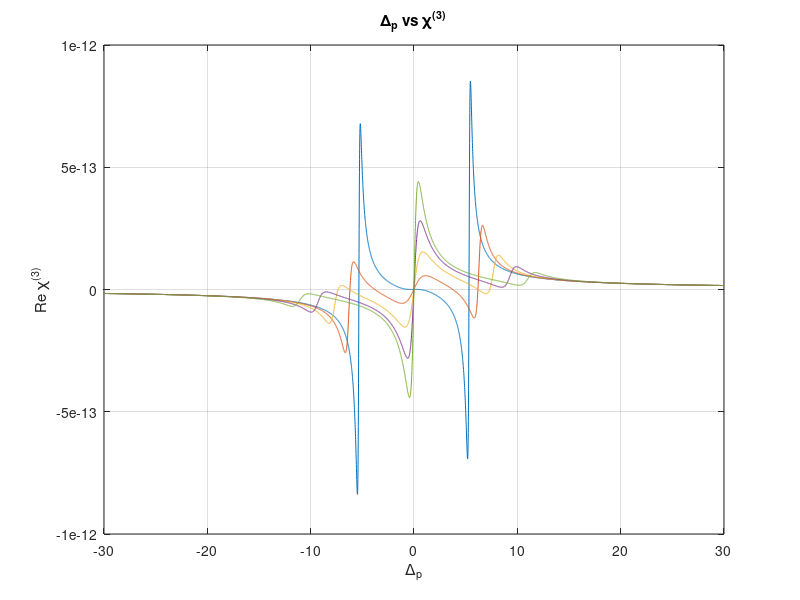

MATLAB code to generate this figure:
clear;
close all;
deltap=-3*10^12:0.001*10^12:3*10^12;
deltac1=1.0*10^9;
deltac2=2.0*10^9;
omega_c=5.0*10^11;
g21=2.0*10^9;
g31=1.0*10^9;
g41=4.2*10^11;
K=1.4*10^17;
omegap=10.08*10^14;
omega_d=2*10^11;
c=3*10^8;
Delta1 = deltap; 
Delta2 = Delta1 +deltac1;
Delta3 = Delta2 +deltac2; 
Dp = (Delta2 + 1i*g31/2) .* (Delta3 + 1i*g41/2) - abs(omega_d)^2;
D = (Delta1 + 1i*g21/2) .* (Delta2 + 1i*g31/2) .* (Delta3 + 1i*g41/2)- abs(omega_c)^2 .* (Delta3 + 1i*g41/2)- abs(omega_d)^2 .* (Delta1 + 1i*g21/2);
A=((2.*c.*K)./(omegap));
l=3.90*10^12;
chi1=((-A.*Dp)./D);
X=(abs(omega_c).^2)*(abs(Delta3 + 1i*g41/2).^2);
Y=abs(omega_d)*abs(omega_c);
chi3 =- l*chi1*((abs(Dp).^2 + X+ Y.^2)/ abs(D).^2);
plot(deltap./10.^11, real(chi3));
hold on;

omega_c=5.0*10^11;
omega_d=4*10^11;
Dp = (Delta2 + 1i*g31/2) .* (Delta3 + 1i*g41/2) - abs(omega_d)^2;
D = (Delta1 + 1i*g21/2) .* (Delta2 + 1i*g31/2) .* (Delta3 + 1i*g41/2)- abs(omega_c)^2 .* (Delta3 + 1i*g41/2)- abs(omega_d)^2 .* (Delta1 + 1i*g21/2);
A=((2.*c.*K)./(omegap));
l=3.90*10^12;
chi1=((-A.*Dp)./D);
X=(abs(omega_c).^2)*(abs(Delta3 + 1i*g41/2).^2);
Y=abs(omega_d)*abs(omega_c);
chi3 =- l*chi1*((abs(Dp).^2 + X + Y.^2)/ abs(D).^2);

plot(deltap./10.^11, real(chi3));

hold on;


omega_c=5.0*10^11;
omega_d=6*10^11;
Dp = (Delta2 + 1i*g31/2) .* (Delta3 + 1i*g41/2) - abs(omega_d)^2;
D = (Delta1 + 1i*g21/2) .* (Delta2 + 1i*g31/2) .* (Delta3 + 1i*g41/2)- abs(omega_c)^2 .* (Delta3 + 1i*g41/2)- abs(omega_d)^2 .* (Delta1 + 1i*g21/2);
A=((2.*c.*K)./(omegap));
l=3.90*10^12;
chi1=((-A.*Dp)./D);
X=(abs(omega_c).^2)*(abs(Delta3 + 1i*g41/2).^2);
Y=abs(omega_d)*abs(omega_c);
chi3 =- l*chi1*((abs(Dp).^2 + X + Y.^2)/ abs(D).^2);
plot(deltap./10.^11, real(chi3));
hold on;


omega_c=5.0*10^11;
omega_d=8*10^11;
Dp = (Delta2 + 1i*g31/2) .* (Delta3 + 1i*g41/2) - abs(omega_d)^2;
D = (Delta1 + 1i*g21/2) .* (Delta2 + 1i*g31/2) .* (Delta3 + 1i*g41/2)- abs(omega_c)^2 .* (Delta3 + 1i*g41/2)- abs(omega_d)^2 .* (Delta1 + 1i*g21/2);
A=((2.*c.*K)./(omegap));
l=3.90*10^12;
chi1=((-A.*Dp)./D);
X=(abs(omega_c).^2)*(abs(Delta3 + 1i*g41/2).^2);
Y=abs(omega_d)*abs(omega_c);
chi3 =- l*chi1*((abs(Dp).^2 + X+ Y.^2)/ abs(D).^2);
plot(deltap./10.^11, real(chi3));
hold on;
omega_c=5.0*10^11;
omega_d=10*10^11;
Dp = (Delta2 + 1i*g31/2) .* (Delta3 + 1i*g41/2) - abs(omega_d)^2;
D = (Delta1 + 1i*g21/2) .* (Delta2 + 1i*g31/2) .* (Delta3 + 1i*g41/2)- abs(omega_c)^2 .* (Delta3 + 1i*g41/2)- abs(omega_d)^2 .* (Delta1 + 1i*g21/2);
A=((2.*c.*K)./(omegap));
l=3.90*10^12;
chi1=((-A.*Dp)./D);
X=(abs(omega_c).^2)*(abs(Delta3 + 1i*g41/2).^2);
Y=abs(omega_d)*abs(omega_c);
chi3 =- l*chi1*((abs(Dp).^2 + X + Y.^2)/ abs(D).^2);
plot(deltap./10.^11, real(chi3));
hold on;
xlabel('\Delta_p');
ylabel('Re \chi^{(3)}');
title('\Delta_p vs \chi^{(3)}');
grid on;